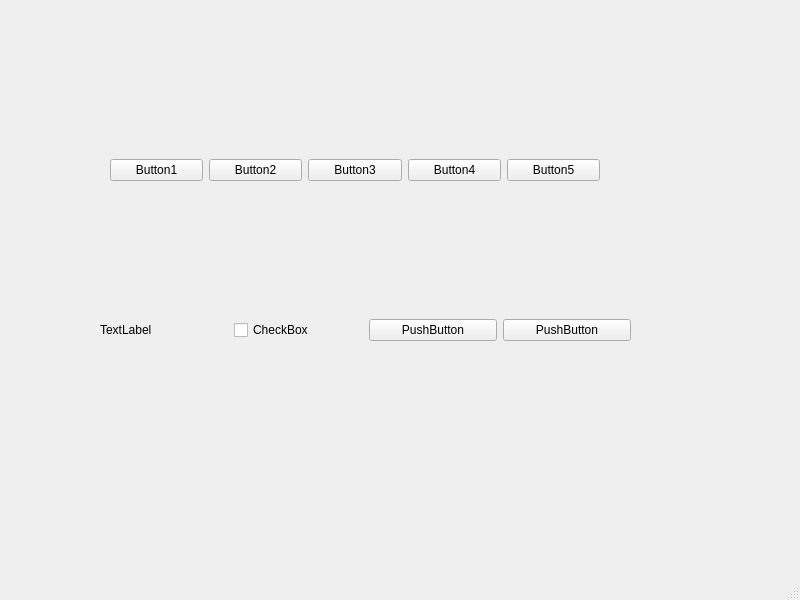
<?xml version="1.0" encoding="UTF-8"?>
<ui version="4.0">
 <class>MainWindow</class>
 <widget class="QMainWindow" name="MainWindow">
  <property name="geometry">
   <rect>
    <x>0</x>
    <y>0</y>
    <width>800</width>
    <height>600</height>
   </rect>
  </property>
  <property name="windowTitle">
   <string>MainWindow</string>
  </property>
  <widget class="QWidget" name="centralwidget">
   <widget class="QWidget" name="horizontalLayoutWidget">
    <property name="geometry">
     <rect>
      <x>100</x>
      <y>290</y>
      <width>531</width>
      <height>80</height>
     </rect>
    </property>
    <layout class="QHBoxLayout" name="horizontalLayout_2">
     <item>
      <widget class="QLabel" name="label">
       <property name="text">
        <string>TextLabel</string>
       </property>
      </widget>
     </item>
     <item>
      <widget class="QCheckBox" name="checkBox">
       <property name="text">
        <string>CheckBox</string>
       </property>
      </widget>
     </item>
     <item>
      <widget class="QPushButton" name="pushButton_6">
       <property name="text">
        <string>PushButton</string>
       </property>
      </widget>
     </item>
     <item>
      <widget class="QPushButton" name="pushButton_7">
       <property name="text">
        <string>PushButton</string>
       </property>
      </widget>
     </item>
    </layout>
   </widget>
   <widget class="QWidget" name="">
    <property name="geometry">
     <rect>
      <x>110</x>
      <y>100</y>
      <width>490</width>
      <height>141</height>
     </rect>
    </property>
    <layout class="QHBoxLayout" name="horizontalLayout">
     <item>
      <widget class="QPushButton" name="pushButton">
       <property name="text">
        <string>Button1</string>
       </property>
      </widget>
     </item>
     <item>
      <widget class="QPushButton" name="pushButton_2">
       <property name="text">
        <string>Button2</string>
       </property>
      </widget>
     </item>
     <item>
      <widget class="QPushButton" name="pushButton_3">
       <property name="text">
        <string>Button3</string>
       </property>
      </widget>
     </item>
     <item>
      <widget class="QPushButton" name="pushButton_5">
       <property name="text">
        <string>Button4</string>
       </property>
      </widget>
     </item>
     <item>
      <widget class="QPushButton" name="pushButton_4">
       <property name="text">
        <string>Button5</string>
       </property>
      </widget>
     </item>
    </layout>
   </widget>
  </widget>
  <widget class="QMenuBar" name="menubar">
   <property name="geometry">
    <rect>
     <x>0</x>
     <y>0</y>
     <width>800</width>
     <height>26</height>
    </rect>
   </property>
  </widget>
  <widget class="QStatusBar" name="statusbar"/>
 </widget>
 <resources/>
 <connections/>
</ui>
